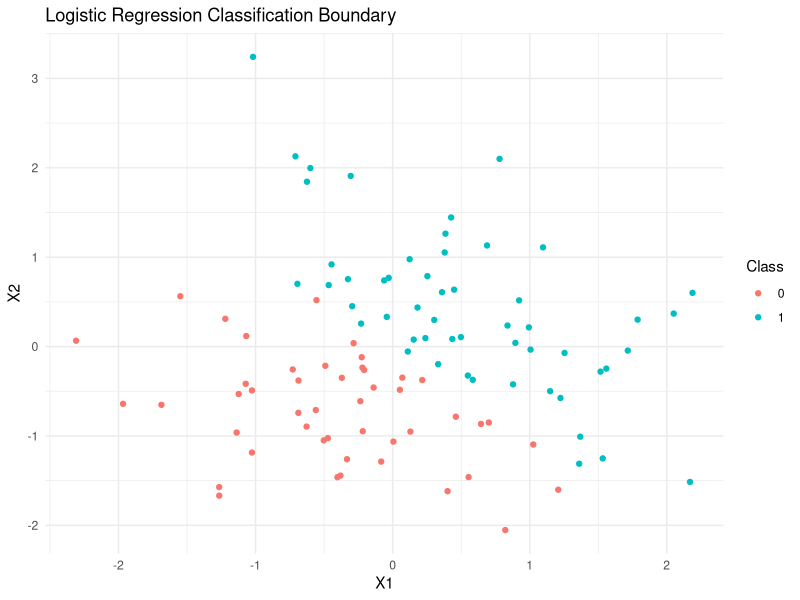

This chart was generated by the following R code:
## ---- chunk 1
set.seed(123)
x1 <- rnorm(100)
x2 <- rnorm(100)
y <- ifelse(x1 + x2 > 0, 1, 0)  # Binary target variable
data <- data.frame(x1, x2, y)

model <- glm(y ~ x1 + x2, data = data, family = "binomial")

library(ggplot2)

ggplot(data, aes(x = x1, y = x2, color = factor(y))) +
  geom_point() +
  stat_contour(aes(z = predict(model, newdata = data, type = "response")), 
               breaks = 0.5, color = "black") +
  labs(title = "Logistic Regression Classification Boundary",
       x = "X1", y = "X2", color = "Class") +
  theme_minimal()

